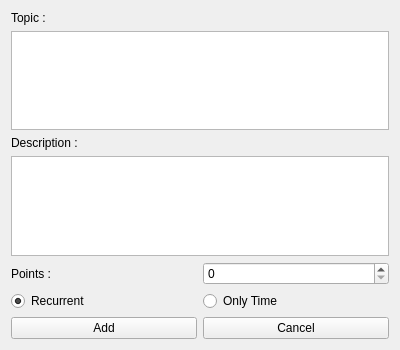
<?xml version="1.0" encoding="UTF-8"?>
<ui version="4.0">
 <class>Form</class>
 <widget class="QWidget" name="Form">
  <property name="geometry">
   <rect>
    <x>0</x>
    <y>0</y>
    <width>400</width>
    <height>350</height>
   </rect>
  </property>
  <property name="minimumSize">
   <size>
    <width>400</width>
    <height>350</height>
   </size>
  </property>
  <property name="maximumSize">
   <size>
    <width>400</width>
    <height>350</height>
   </size>
  </property>
  <property name="windowTitle">
   <string>Goals</string>
  </property>
  <layout class="QVBoxLayout" name="verticalLayout">
   <item>
    <widget class="QLabel" name="label">
     <property name="text">
      <string>Topic :</string>
     </property>
    </widget>
   </item>
   <item>
    <widget class="QTextEdit" name="T_Topic">
     <property name="sizePolicy">
      <sizepolicy hsizetype="Expanding" vsizetype="Expanding">
       <horstretch>0</horstretch>
       <verstretch>0</verstretch>
      </sizepolicy>
     </property>
    </widget>
   </item>
   <item>
    <widget class="QLabel" name="label_2">
     <property name="text">
      <string>Description :</string>
     </property>
    </widget>
   </item>
   <item>
    <widget class="QTextEdit" name="T_Description">
     <property name="sizePolicy">
      <sizepolicy hsizetype="Expanding" vsizetype="Expanding">
       <horstretch>0</horstretch>
       <verstretch>0</verstretch>
      </sizepolicy>
     </property>
    </widget>
   </item>
   <item>
    <layout class="QHBoxLayout" name="horizontalLayout_3">
     <item>
      <widget class="QLabel" name="label_3">
       <property name="text">
        <string>Points :</string>
       </property>
      </widget>
     </item>
     <item>
      <widget class="QSpinBox" name="SB_Points">
       <property name="maximum">
        <number>10000</number>
       </property>
      </widget>
     </item>
    </layout>
   </item>
   <item>
    <layout class="QHBoxLayout" name="horizontalLayout_2">
     <item>
      <widget class="QRadioButton" name="RB_Recurrent">
       <property name="text">
        <string>Recurrent</string>
       </property>
       <property name="checked">
        <bool>true</bool>
       </property>
      </widget>
     </item>
     <item>
      <widget class="QRadioButton" name="RB_OnlyTime">
       <property name="text">
        <string>Only Time</string>
       </property>
      </widget>
     </item>
    </layout>
   </item>
   <item>
    <layout class="QHBoxLayout" name="horizontalLayout">
     <item>
      <widget class="QPushButton" name="B_Add">
       <property name="text">
        <string>Add</string>
       </property>
      </widget>
     </item>
     <item>
      <widget class="QPushButton" name="B_Cancel">
       <property name="text">
        <string>Cancel</string>
       </property>
      </widget>
     </item>
    </layout>
   </item>
  </layout>
 </widget>
 <resources/>
 <connections/>
</ui>
